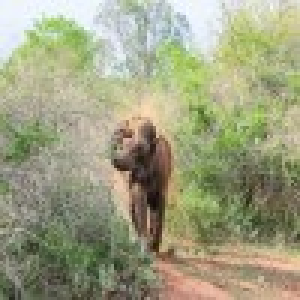
#> input picture GGH/InputImages/1.jpg, 100 x 100 px, found by its file name (shown 3 times larger)
$ python imageEncryptionPixelLevel.py
#> lines starting #> are read from the running program, lines starting #| are printed output that depends on the picture
from PIL import Image
import random
import numpy as np
import base64
import binascii
import os


# This function generates a private and public key

def keyGen(dimension):
    privateKey = []
    print("Searching for a private key")
    ratio = 1
    '''
    while True:
        privateKey = np.random.randint(-10, 10, size=(dimension,dimension))
        ratio = hadamardRatio(privateKey, dimension)
        if(.9 <= ratio <= 1):
            print(privateKey)
            break
    '''
    privateKey = np.identity(dimension)
    print(privateKey)

    print("Searching for a public key")
    while True:
        uniMod = randUniMod(dimension)
        temp = np.matmul(uniMod, privateKey)
        ratio = hadamardRatio(temp, dimension)
        if ratio <= .1:
            publicKey = temp
            break
    print(publicKey)

    return privateKey, publicKey, uniMod


# This function returns the Hadamard Ratio of a matrix

def hadamardRatio(matrix, dimension):
    detOfLattice = np.linalg.det(matrix)
    detOfLattice = detOfLattice if detOfLattice > 0 else -detOfLattice
    mult = 1
    for v in matrix:
        mult = mult * np.linalg.norm(v)
    hadRatio = (detOfLattice / mult) ** (1.0/dimension)
    return hadRatio


# This function returns a Random Unimodular matrix

def randUniMod(dimension):
    random_matrix = [[np.random.randint(-10, 10,)
                      for _ in range(dimension)] for _ in range(dimension)]
    upperTri = np.triu(random_matrix, 0)
    lowerTri = [[np.random.randint(-10, 10) if x <
                 y else 0 for x in range(dimension)] for y in range(dimension)]

    #Creating an upper trianglular and lower triangular matrices with diagonals as +1 or -1
    for r in range(len(upperTri)):
    	for c in range(len(upperTri)):
    		if(r == c):
    			if bool(random.getrandbits(1)):
    				upperTri[r][c] = 1
    				lowerTri[r][c] = 1
    			else:
    				upperTri[r][c] = -1
    				lowerTri[r][c] = -1
    uniModular = np.matmul(upperTri, lowerTri)
    return uniModular


# Encoded text to Encrypted Ints

def encodedToBinaryToEncrypted(r, g, b, seekVal):
    encryptedRedInts = []
    encryptedGreenInts = []
    encryptedBlueInts = []
    encryptedRedInts = r[seekVal:seekVal+10]
    encryptedGreenInts = g[seekVal:seekVal+10]
    encryptedBlueInts = b[seekVal:seekVal+10]

    return encryptedRedInts, encryptedGreenInts, encryptedBlueInts


# Encryption Function

def encrypt(encryptedInts, publicKey):
    cypherText = []
    cypherText = np.matmul(encryptedInts, publicKey)

    #print("\n---------------------Cypher Array---------------------\n", cypherText)
    return cypherText


# Decryption Function

def decrypt(cypherText, privateKey, uniModular):
    A = privateKey
    x = cypherText
    BPRIME = np.linalg.inv(A)
    BB = np.matmul(BPRIME, x)
    uniModularInv = np.linalg.inv(uniModular)
    m = np.round(np.matmul(BB, uniModularInv)).astype(int)

    #print("\n---------------------Message Array---------------------\n", m)

    return m


def loadPixels(file_path):
    imagePixelLoad = Image.open(file_path)
    pix = imagePixelLoad.load()
    return imagePixelLoad, pix


def rgb(imagePixelLoad, pix):
    r = []
    g = []
    b = []
    for i in range(imagePixelLoad.size[0]):
        r.append([])
        g.append([])
        b.append([])
        for j in range(imagePixelLoad.size[1]):
            rgbPerPixel = pix[i, j]
            r[i].append(rgbPerPixel[0])
            g[i].append(rgbPerPixel[1])
            b[i].append(rgbPerPixel[2])

    m = imagePixelLoad.size[0]
    n = imagePixelLoad.size[1]
    return r, g, b, m, n


def writePixels(r, g, b, m, n):
    redArray = np.asarray(r)
    greenArray = np.asarray(g)
    blueArray = np.asarray(b)
    with open('red.txt', 'w') as rfile:
        for i in range(m):
            for j in range(n):
                rfile.write(str(r[i][j]) + " ")
    rfile.close()
    with open('green.txt', 'w') as rfile:
        for i in range(m):
            for j in range(n):
                rfile.write(str(g[i][j]) + " ")
    rfile.close()
    with open('blue.txt', 'w') as rfile:
        for i in range(m):
            for j in range(n):
                rfile.write(str(b[i][j]) + " ")
    rfile.close()


def writeEncryptedPixels(r, g, b, m, n):
    redArray = np.asarray(r)
    greenArray = np.asarray(g)
    blueArray = np.asarray(b)
    with open('redEnc.txt', 'w') as rfile:
        for i in range(m):
            for j in range(n):
                rfile.write(str(r[i][j]) + " ")
    rfile.close()
    with open('greenEnc.txt', 'w') as rfile:
        for i in range(m):
            for j in range(n):
                rfile.write(str(g[i][j]) + " ")
    rfile.close()
    with open('blueEnc.txt', 'w') as rfile:
        for i in range(m):
            for j in range(n):
                rfile.write(str(b[i][j]) + " ")
    rfile.close()


def writeDecryptedPixels(r, g, b, m, n):
    redArray = np.asarray(r)
    greenArray = np.asarray(g)
    blueArray = np.asarray(b)
    with open('redDec.txt', 'w') as rfile:
        for i in range(m):
            for j in range(n):
                rfile.write(str(r[i][j]) + " ")
    rfile.close()
    with open('greenDec.txt', 'w') as rfile:
        for i in range(m):
            for j in range(n):
                rfile.write(str(g[i][j]) + " ")
    rfile.close()
    with open('blueDec.txt', 'w') as rfile:
        for i in range(m):
            for j in range(n):
                rfile.write(str(b[i][j]) + " ")
    rfile.close()


def readPixels():
    with open("red.txt") as f:
        for line in f:
            r = list(map(int, line.split()))
    with open("green.txt") as f:
        for line in f:
            g = list(map(int, line.split()))
    with open("blue.txt") as f:
        for line in f:
            b = list(map(int, line.split()))
    return r, g, b


def writeEncryptedPixelsForImage(r, g, b, m, n):
    redArray = np.asarray(r)
    greenArray = np.asarray(g)
    blueArray = np.asarray(b)
    redArray = redArray%26
    greenArray = greenArray%26
    blueArray = blueArray%26
    with open('redEncPix.txt', 'w') as rfile:
        for i in range(m):
            for j in range(n):
                rfile.write(str(int(redArray[i][j])) + " ")
    rfile.close()
    with open('greenEncPix.txt', 'w') as rfile:
        for i in range(m):
            for j in range(n):
                rfile.write(str(int(greenArray[i][j])) + " ")
    rfile.close()
    with open('blueEncPix.txt', 'w') as rfile:
        for i in range(m):
            for j in range(n):
                rfile.write(str(int(blueArray[i][j])) + " ")
    rfile.close()


def encryptedImagePixelBack():
    im = Image.new('RGB', (100, 100))
    pix = im.load()
    R = []
    G = []
    B = []
    with open("redEncPix.txt") as f:
        for line in f:
            R = list(map(int, line.split()))
    with open("greenEncPix.txt") as f:
        for line in f:
            G = list(map(int, line.split()))
    with open("blueEncPix.txt") as f:
        for line in f:
            B = list(map(int, line.split()))

    R = np.reshape(R, (100, 100))
    G = np.reshape(G, (100, 100))
    B = np.reshape(B, (100, 100))
    shape1, shape2 = np.shape(R)
    for i in range(shape1):
        for j in range(shape2):
            pix[i, j] = (R[i][j], G[i][j], B[i][j])

    im.save("EncryptedImage.jpg")


def writeBackPixels():
    im = Image.new('RGB', (100, 100))
    pix = im.load()
    R = []
    G = []
    B = []
    with open("redDec.txt") as f:
        for line in f:
            R = list(map(int, line.split()))
    with open("greenDec.txt") as f:
        for line in f:
            G = list(map(int, line.split()))
    with open("blueDec.txt") as f:
        for line in f:
            B = list(map(int, line.split()))

    R = np.reshape(R, (100, 100))
    G = np.reshape(G, (100, 100))
    B = np.reshape(B, (100, 100))
    shape1, shape2 = np.shape(R)
    for i in range(shape1):
        for j in range(shape2):
            pix[i, j] = (R[i][j], G[i][j], B[i][j])

    im.save("decryptedImage.jpg")


def main():
    cypherTextRedFile = []
    cypherTextGreenFile = []
    cypherTextBlueFile = []

    alice = keyGen(10)

    imagePixelLoad, pix = loadPixels("InputImages\\1.jpg")
#> in loadPixels, imagePixelLoad is the input picture: PIL image 100x100 RGB; mean R, G, B 158.2, 159.9, 128.8
    r, g, b, m, n = rgb(imagePixelLoad, pix)
#> r = 100 items; g = 100 items; b = 100 items; m = 100; n = 100
    writePixels(r, g, b, m, n)
#> in writePixels, `redArray = np.asarray(r)`:
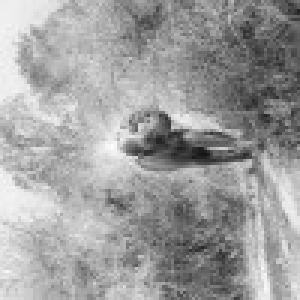
#> redArray: shape (100, 100) int64 (shown 3 times larger); min 20, max 252, mean 158.2
#> in writePixels, `greenArray = np.asarray(g)`:
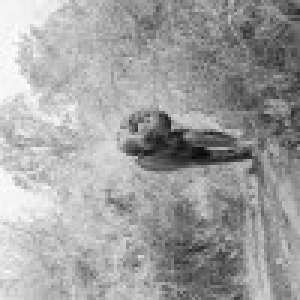
#> greenArray: shape (100, 100) int64 (shown 3 times larger); min 11, max 255, mean 159.9
#> in writePixels, `blueArray = np.asarray(b)`:
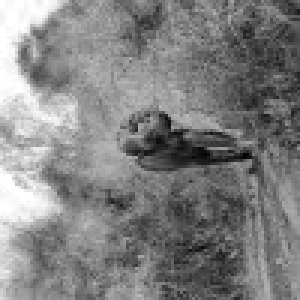
#> blueArray: shape (100, 100) int64 (shown 3 times larger); min 2, max 255, mean 128.8
    r, g, b = readPixels()

    print("\n------------------------------Encrypting------------------------------\n")
    seekVal = 0
    while True:
        RedInts, GreenInts, BlueInts = encodedToBinaryToEncrypted(r, g, b, seekVal)
        if (seekVal == 10000):
            break
        else:
            seekVal = seekVal + 10

        bobRed = encrypt(RedInts, alice[1])
        bobGreen = encrypt(GreenInts, alice[1])
        bobBlue = encrypt(BlueInts, alice[1])
        cypherTextRedFile.append(bobRed)
        cypherTextGreenFile.append(bobGreen)
        cypherTextBlueFile.append(bobBlue)

    shape1, shape2 = np.shape(cypherTextRedFile)
    writeEncryptedPixels(cypherTextRedFile, cypherTextGreenFile, cypherTextBlueFile, shape1, shape2)
    writeEncryptedPixelsForImage(cypherTextRedFile, cypherTextGreenFile, cypherTextBlueFile, shape1, shape2)
    encryptedImagePixelBack()
#> in encryptedImagePixelBack, `im = Image.new('RGB', (100, 100))`: im: PIL image 100x100 RGB; every value is 0
#> in encryptedImagePixelBack, `im.save("EncryptedImage.jpg")`:
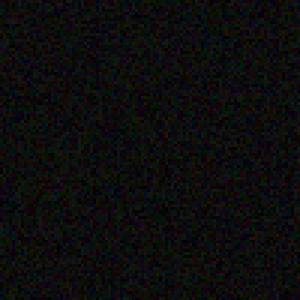
#> saved as EncryptedImage.jpg: PIL image 100x100 RGB (shown 3 times larger); mean R, G, B 12.6, 12.5, 12.6

    print("\n------------------------------Decrypting------------------------------\n")
    seekVal = 0
    decryptedReds = []
    decryptedGreens = []
    decryptedBlues = []

    while True:
        if (seekVal == len(cypherTextRedFile)):
            break
        else:
            aliceRedReceives = decrypt(cypherTextRedFile[seekVal], alice[0], alice[2])
            aliceGreenReceives = decrypt(cypherTextGreenFile[seekVal], alice[0], alice[2])
            aliceBlueReceives = decrypt(cypherTextBlueFile[seekVal], alice[0], alice[2])
            decryptedReds.append(aliceRedReceives)
            decryptedGreens.append(aliceGreenReceives)
            decryptedBlues.append(aliceBlueReceives)

        seekVal = seekVal + 1

    shape1, shape2 = np.shape(decryptedReds)
    writeDecryptedPixels(decryptedReds, decryptedGreens, decryptedBlues, shape1, shape2)
    writeBackPixels()


if __name__ == "__main__":
    main()

$ run again, with GGH/InputImages/2.jpg copied over GGH/InputImages/1.jpg
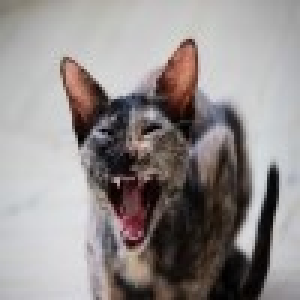
#> input picture GGH/InputImages/2.jpg, 100 x 100 px, found by its file name (shown 3 times larger)
#> in loadPixels, imagePixelLoad is the input picture: PIL image 100x100 RGB; mean R, G, B 147.8, 142.1, 141.2
#> in main, `r, g, b, m, n = rgb(imagePixelLoad, pix)`: r = 100 items; m = 100
#> in writePixels, `greenArray = np.asarray(g)`:
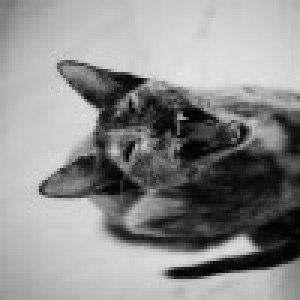
#> greenArray: shape (100, 100) int64 (shown 3 times larger); min 0, max 227, mean 142.1
#> im: PIL image 100x100 RGB; every value is 0
#> in encryptedImagePixelBack, `im.save("EncryptedImage.jpg")`:
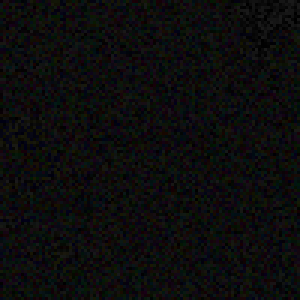
#> saved as EncryptedImage.jpg: PIL image 100x100 RGB (shown 3 times larger); mean R, G, B 12.5, 12.5, 12.5

$ run again, with GGH/InputImages/3.jpg copied over GGH/InputImages/1.jpg
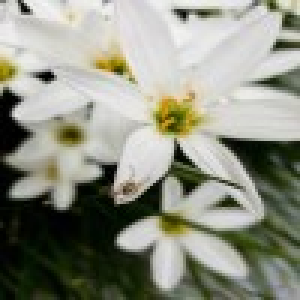
#> input picture GGH/InputImages/3.jpg, 100 x 100 px, found by its file name (shown 3 times larger)
#> in loadPixels, imagePixelLoad is the input picture: PIL image 100x100 RGB; mean R, G, B 142.9, 145, 131.2
#> in main, `r, g, b, m, n = rgb(imagePixelLoad, pix)`: r = 100 items; m = 100
#> in writePixels, `blueArray = np.asarray(b)`:
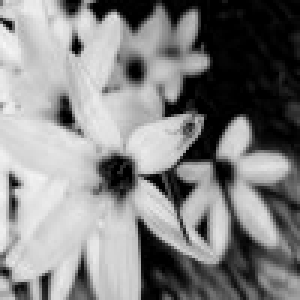
#> blueArray: shape (100, 100) int64 (shown 3 times larger); min 0, max 246, mean 131.2
#> im: PIL image 100x100 RGB; every value is 0
#> in encryptedImagePixelBack, `im.save("EncryptedImage.jpg")`:
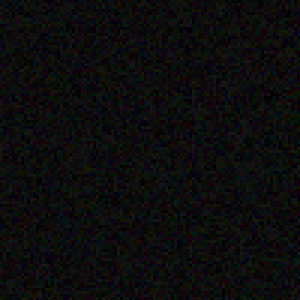
#> saved as EncryptedImage.jpg: PIL image 100x100 RGB (shown 3 times larger); mean R, G, B 12.5, 12.5, 12.5

$ run again, with GGH/InputImages/4.jpg copied over GGH/InputImages/1.jpg
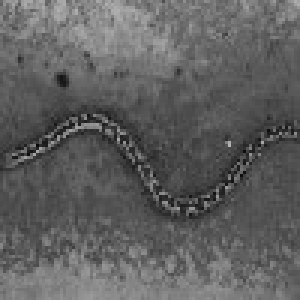
#> input picture GGH/InputImages/4.jpg, 100 x 100 px, found by its file name (shown 3 times larger)
#> in loadPixels, imagePixelLoad is the input picture: PIL image 100x100 RGB; min 10, max 180, mean 95.6
#> in main, `r, g, b, m, n = rgb(imagePixelLoad, pix)`: r = 100 items; m = 100
#> in writePixels, `redArray = np.asarray(r)`:
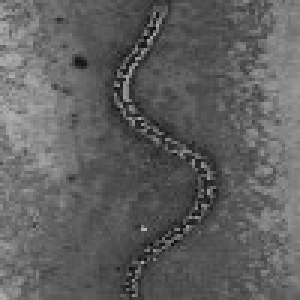
#> redArray: shape (100, 100) int64 (shown 3 times larger); min 10, max 180, mean 95.6
#> im: PIL image 100x100 RGB; every value is 0
#> in encryptedImagePixelBack, `im.save("EncryptedImage.jpg")`:
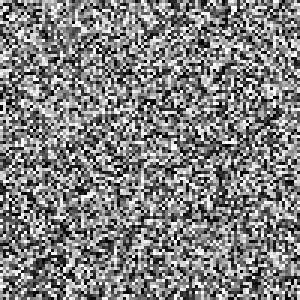
#> saved as EncryptedImage.jpg: PIL image 100x100 RGB (shown 3 times larger); min 0, max 25, mean 12.6; drawn with min black and max white
